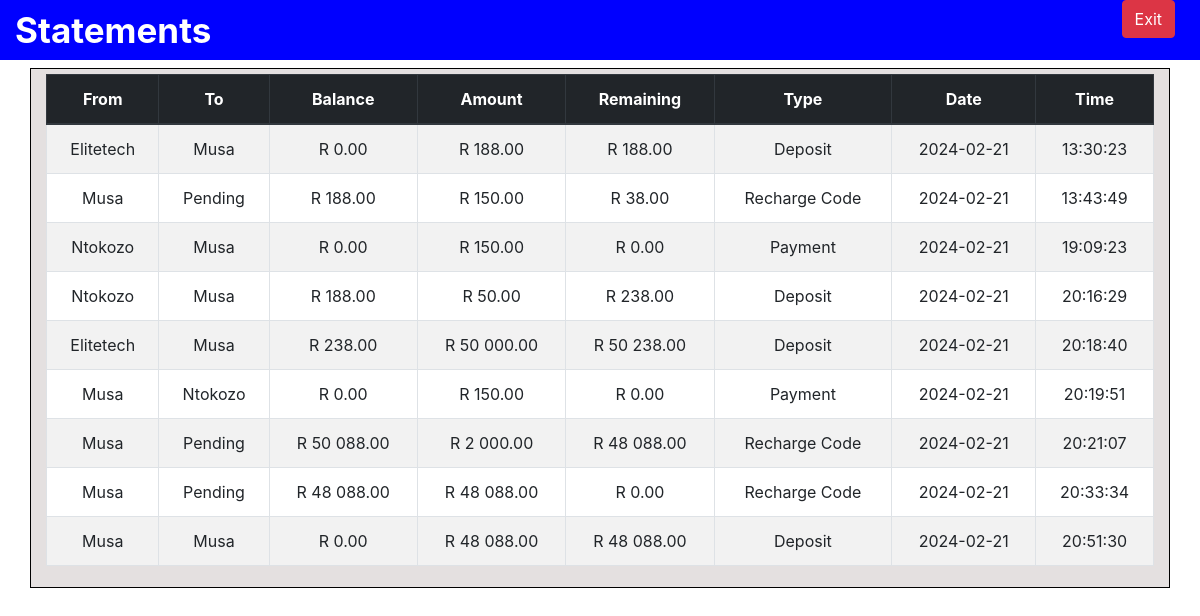
The app's page /statements (signed in) with its own data.
### app_models/accounts.py (models this page shows)
class Transactions(db.Model):
    id = db.Column(db.Integer, primary_key=True)
    sender_name = db.Column(db.String(50))
    sender_account = db.Column(db.String(50))
    recipient_account = db.Column(db.String(50))
    recipient_name = db.Column(db.String(50))
    transaction_type = db.Column(db.String(50))
    transaction_amount = db.Column(db.Integer)
    currency = db.Column(db.String(100))
    currency_symbol = db.Column(db.String(5))
    charges = db.Column(db.Integer)
    before_balance = db.Column(db.Integer)
    remaining_balance = db.Column(db.Integer)
    transaction_date = db.Column(db.Date)
    transaction_time = db.Column(db.Time)
    recipient_id = db.Column(db.Integer)
    user_id = db.Column(db.ForeignKey("user.id"), nullable=False)

### app.py (the view)
@app.route("/statements", methods=['GET', 'POST'])
@login_required
def statements():
    page_name = 'statements'
    user_id = current_user.id
    account = Accounts.query.get(user_id)
    account_name = account.account_name
    account_balance = account.account_balance
    withdrawal_count = Withdrawals.query.filter_by(user_id=user_id).count()
    deposit_count = Deposits.query.filter_by(user_id=user_id).count()
    paycode_count = Recharge_Tokens.query.filter_by(user_id=user_id).count()
    payment_count = Payments.query.filter_by(user_id=user_id).count()
    transactions = Transactions.query.filter(
        (Transactions.user_id == user_id) | (Transactions.recipient_id == user_id)
    ).order_by(Transactions.transaction_date.desc()).all()
    transaction_amount = [format_balance(transaction.transaction_amount) for transaction in transactions]
    before_balance = [format_balance(transaction.before_balance) for transaction in transactions]
    remaining_balance = [format_balance(transaction.remaining_balance) for transaction in transactions]
    transaction_dates = [get_date(transaction.transaction_date) for transaction in transactions]
    transaction_times = [get_time(transaction.transaction_time) for transaction in transactions]
    return render_template("funds/statements.html", page_name=page_name,
                           account_balance=account_balance,
                           account_name=account_name,
                           transactions=transactions,
                           transaction_amount=transaction_amount,
                           before_balance = before_balance,
                           remaining_balance = remaining_balance,
                           transaction_dates=transaction_dates,
                           transaction_times=transaction_times,
                           withdrawal_count=withdrawal_count,
                           deposit_count=deposit_count,
                           paycode_count=paycode_count,
                           payment_count=payment_count,
                           )

### app.py (called while the page is built)
@login_manager.user_loader
def load_user(user_id):
    return User.query.get(int(user_id))

### app_modules/transact.py (called while the page is built)
def get_date(date):
    now = date
    year = now.year
    month = now.month
    day = now.day
    date = f"{year}-{month:02d}-{day:02d}"
    return date

def get_time(time):
    now = time
    hour = now.hour
    minutes = now.minute
    seconds = now.second
    time = f"{hour:02d}:{minutes:02d}:{seconds:02d}"
    return time

### templates/funds/statements.html (shortened to what this page needs)
{% extends 'layouts/statements.html' %}
{% block content %}
    <link rel="stylesheet" href="https://maxcdn.bootstrapcdn.com/bootstrap/4.0.0/css/bootstrap.min.css">
    <div class="container mt-3">
        <div class="row">
            <div class="col">Paycodes {{ paycode_count }}</div>
            <div class="col">Withdrawals {{ withdrawal_count }}</div>
            <div class="col">Deposits {{ deposit_count }}</div>
            <div class="col">Payments {{ payment_count }}</div>
        </div>
    </div>
    <div class="container mt-3">
        <div class="table-responsive">
            <table class="table table-bordered table-striped">
                <thead class="thead-dark">
                    <tr>
                        <th>From</th>
                        <th>To</th>
                        <th>Balance</th>
                        <th>Amount</th>
                        <th>Remaining</th>
                        <th>Type</th>
                        <th>Date</th>
                        <th>Time</th>
                    </tr>
                </thead>
                <tbody>
                    {% for transaction in transactions %}
                    <tr>
                        <td>{{ transaction.sender_name|title }}</td>
                        <td>{{ transaction.recipient_name|title }}</td>
                        <td>{{ before_balance[loop.index0] }}</td>
                        <td>{{transaction_amount[loop.index0] }}</td>
                        <td>{{ remaining_balance[loop.index0] }}</td>
                        <td>{{ transaction.transaction_type|title }} </td>
                        <td>{{ transaction_dates[loop.index0] }}</td>
                        <td>{{ transaction_times[loop.index0] }}</td>
                    </tr>
                    {% endfor %}
                </tbody>
            </table>
        </div>
    </div>
{% endblock %}

### static/custom/css/style.css (style rules this page uses)
* { padding: 0; margin: 0; }
body { font-family: Arial, sans-serif; margin: 0; padding: 0; }
.container { margin-top: 80px; padding: 5px; border: 1px solid black; text-align: center; background-color: rgb(228, 224, 224); }

### records on screen
Transactions: before_balance "R 0.00", remaining_balance "R 188.00"
Transactions: before_balance "R 188.00", remaining_balance "R 38.00"
Transactions: before_balance "R 0.00", remaining_balance "R 0.00"
Transactions: before_balance "R 188.00", remaining_balance "R 238.00"
Transactions: before_balance "R 238.00", remaining_balance "R 50 238.00"
Transactions: before_balance "R 0.00", remaining_balance "R 0.00"
Transactions: before_balance "R 50 088.00", remaining_balance "R 48 088.00"
Transactions: before_balance "R 48 088.00", remaining_balance "R 0.00"
Transactions: before_balance "R 0.00", remaining_balance "R 48 088.00"

### other values on screen
{{ page_name }} "Statements"
